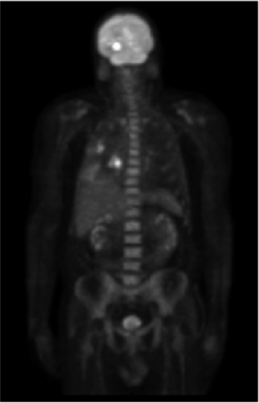
#> input picture Blur/img/bone.jpg, 259 x 403 px
$ python homomorphicBlur.py
#> lines starting #> are read from the running program, lines starting #| are printed output that depends on the picture
#!/usr/bin/env python
# -*- coding:utf-/ -*-
__author__ = '&USER'

import numpy as np
import cv2

rh = 2
rl = 0.25
c = 1
D0 = 100

img = cv2.imread('img/bone.jpg')
#> img is the input picture: shape (403, 259, 3); mean B, G, R 21.4, 21.4, 21.8
img = cv2.cvtColor(img, cv2.COLOR_RGB2GRAY)
#> img: shape (403, 259)
img = np.array(img)
row = len(img)
#> row = 403
column = len(img[0])
#> column = 259

P = 2 * row
#> P = 806
Q = 2 * column
#> Q = 518

img_ln = np.log(img + np.ones((row, column)))  # 求对数，方便下一步进行傅里叶变换
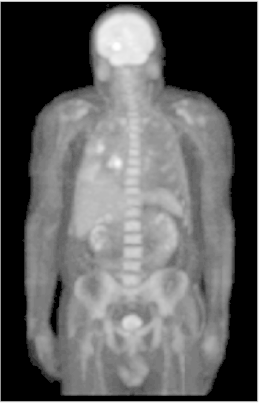
#> img_ln: shape (403, 259) float64; min 0, max 5.55, mean 2.07; drawn with min black and max white

img_mid = np.zeros((P, Q))
for i in range(row):
    for j in range(column):
        img_mid[i][j] = img_ln[i][j] * np.power(-1, i + j)
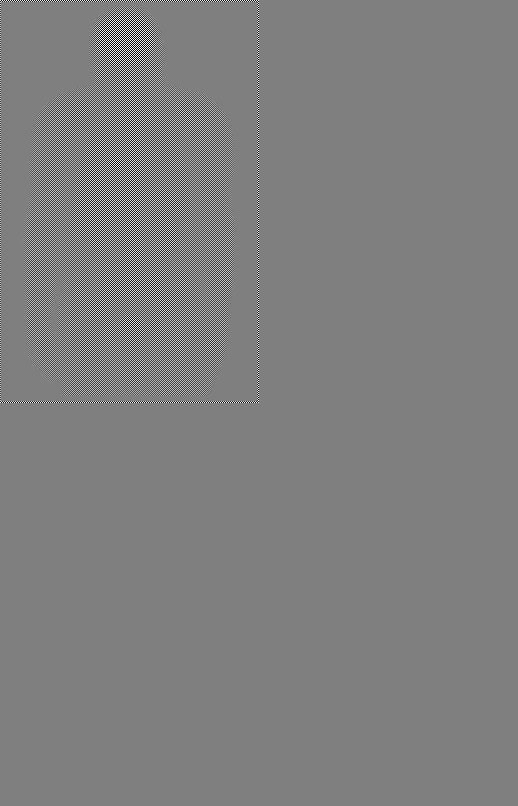
#> img_mid: shape (806, 518) float64; min -5.55, max 5.55, mean 2.13e-05; drawn with min black and max white

img_fft = np.fft.fft2(img_mid)  # 傅里叶变换

img_homo = np.zeros((P, Q))
a = np.square(D0)
r = rh - rl
for i in range(P):
    for j in range(Q):
        temp = np.square(i - (row + 1)) + np.square(j - (column + 1))
        img_homo[i][j] = (r * (1 - np.exp((-c) * (temp / a))) + rl) * img_fft[i][j]  # 使用滤波器H(u,v)进行滤波

img_ifft = np.fft.ifft2(img_homo)  # 反傅里叶变换
img_exp = np.zeros((row, column))
for i in range(row):
    for j in range(column):
        img_ifft[i][j] = img_ifft[i][j] * np.power(-1, i + j)
        img_exp[i][j] = np.exp(img_ifft[i][j]) - 1  # 指数运算，对数的逆运算
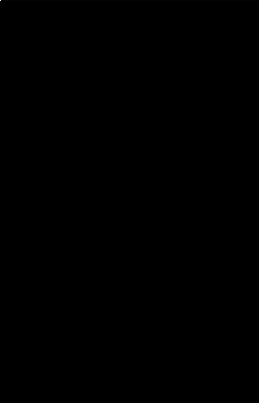
#> img_exp: shape (403, 259) float64; min -0.854, max 2757.5, mean 0.7; drawn with min black and max white
max = img_exp.max()
#> max = 2757.5
min = img_exp.min()
#> min = -0.854
minus = max - min
#> minus = 2758.3
for i in range(row):
    for j in range(column):
        img_exp[i][j] = 255 * (img_exp[i][j] - min) / minus  # 归一化后恢复值
cv2.imshow('homoBlur', img_exp)
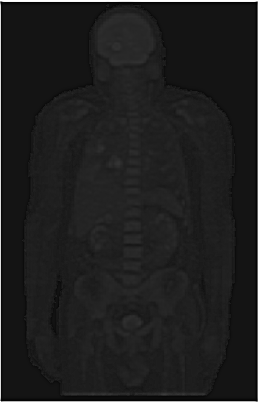
#> window 'homoBlur': shape (403, 259); min 0, max 255, mean 30.9
cv2.waitKey(0)
